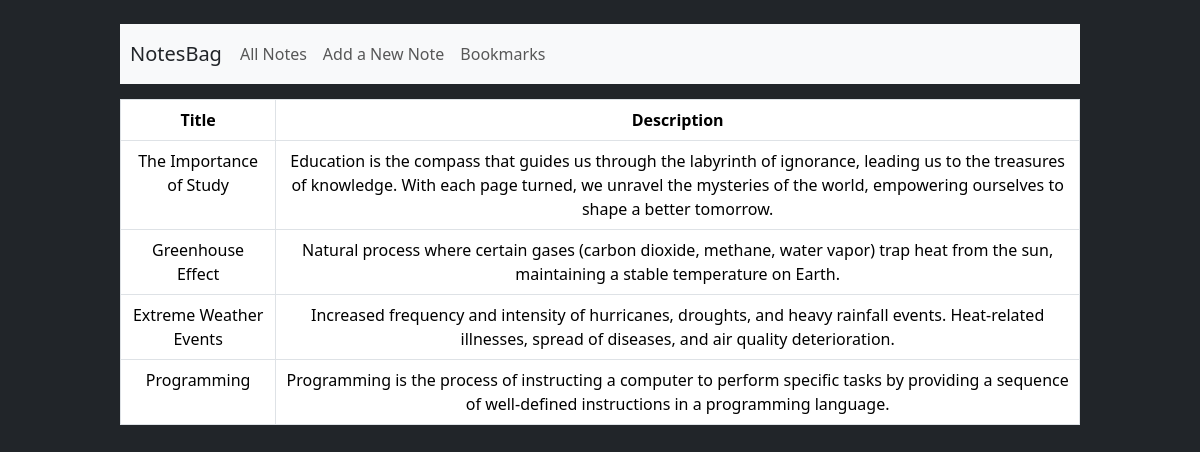
Screenshot of /completed-tasks/ with the database file from the repository.
### todo/models.py (models this page shows)
class TaskModel(models.Model):
    id = models.IntegerField(primary_key=True, auto_created=True)
    taskTitle = models.CharField(max_length=30)
    taskDescription = models.TextField(max_length=500)
    is_completed = models.BooleanField(default=False)
    rating = models.IntegerField(default=1)
    category = models.IntegerField(default=0)
    pub_date = models.DateTimeField(auto_now_add=True)
    filterId = models.IntegerField(default=1)

### todo/views.py (the view)
# urls.py: path('completed-tasks/', views.completedTasks, name='completed-tasks'),
def completedTasks(request):
    task = TaskModel.objects.all()
    return render(request, 'completed_tasks.html', {'data': task})

### todo/templates/completed_tasks.html (shortened to what this page needs)
{% extends 'base.html' %}
{% block content %}
<div style="text-align: center;">
    <table class="table table-bordered">
        <thead>
          <tr>
            <th scope="col">Title</th>
            <th scope="col">Description</th>
          </tr>
        </thead>
        <tbody>
            {% for task in data %}
                {% if task.is_completed == True %}
                <tr>
                    <td>{{ task.taskTitle }}</td>
                    <td>{{task.taskDescription}}</td>
                </tr>
                {% endif %}
            {% endfor %}
        </tbody>
      </table>
</div>
{% endblock %}

### rows the page displays
TaskModel: taskTitle "The Importance of Study", taskDescription "Education is the compass that guides us through the labyrinth of ignorance, leading us to the treasures of knowledge. With each page turned, we unravel the mysteries of the world, empowering ourselves to shape a better tomorrow."
TaskModel: taskTitle "Greenhouse Effect", taskDescription "Natural process where certain gases (carbon dioxide, methane, water vapor) trap heat from the sun, maintaining a stable temperature on Earth."
TaskModel: taskTitle "Extreme Weather Events", taskDescription "Increased frequency and intensity of hurricanes, droughts, and heavy rainfall events. Heat-related illnesses, spread of diseases, and air quality deterioration."
TaskModel: taskTitle "Programming", taskDescription "Programming is the process of instructing a computer to perform specific tasks by providing a sequence of well-defined instructions in a programming language."
